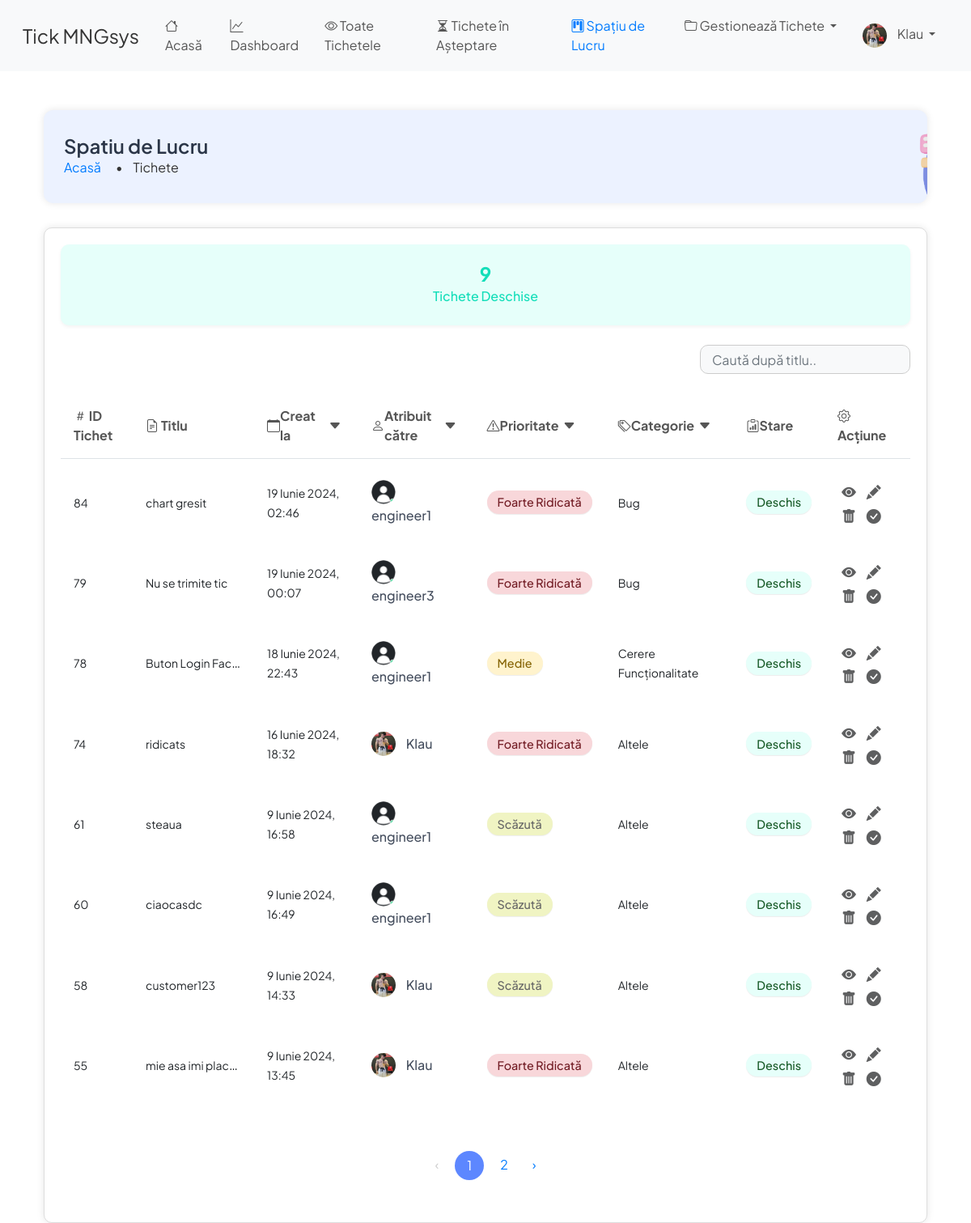
The page /ticket/workspace/ (signed in) on the database as committed earlier.
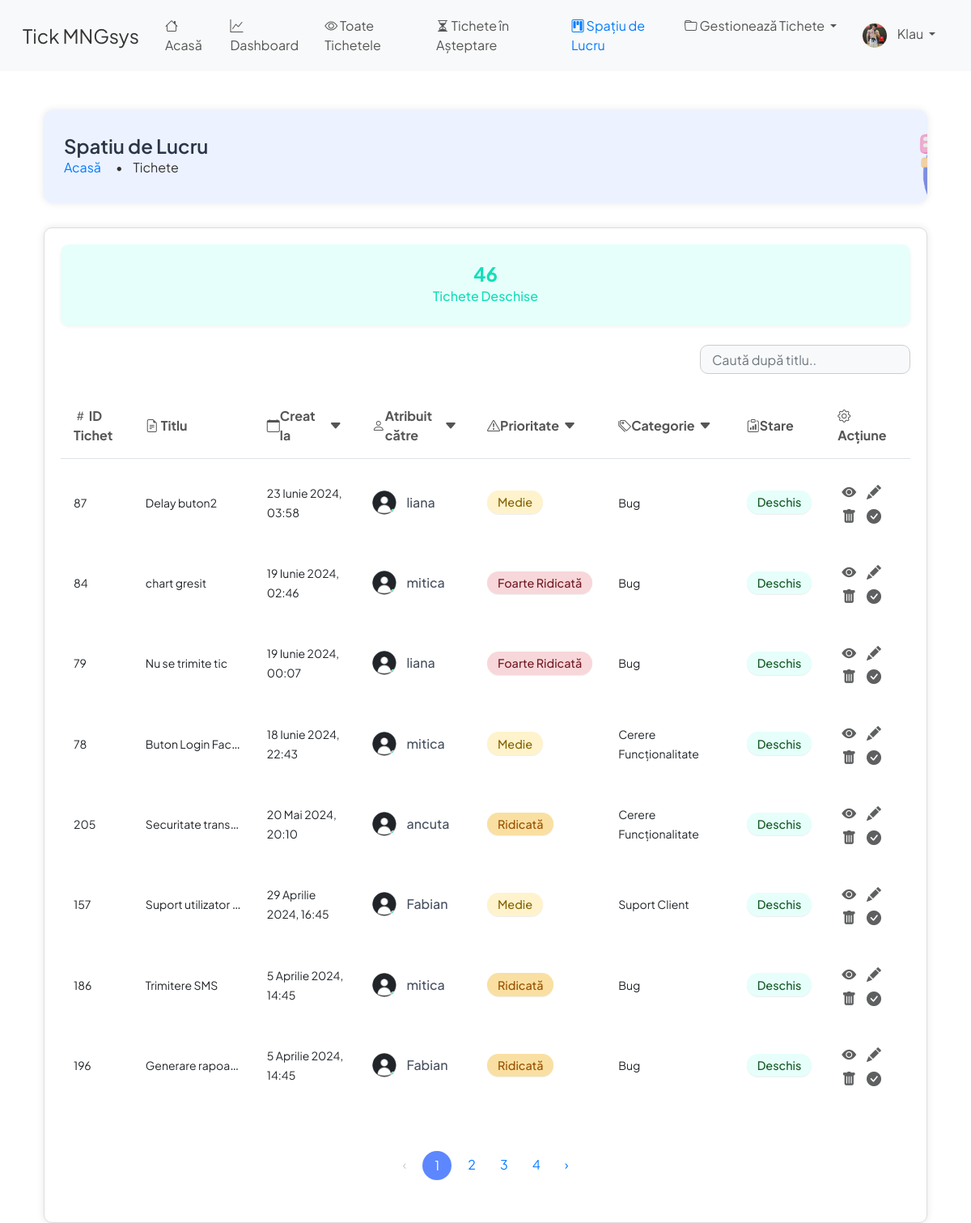
The same page on the database as committed later.
### ticket/models.py (models this page shows, shortened)
class Ticket(models.Model):
    PRIORITY_CHOICES = (
        ('Very Low', 'Foarte Scăzut'),
        ('Low', 'Scăzut'),
        ('Medium', 'Mediu'),
        ('High', 'Ridicat'),
        ('Very High', 'Foarte Ridicat'),
    )
    CATEGORY_CHOICES = (
        ('Bug', 'Bug'),
        ('Feature Request', 'Cerere Funcționalitate'),
        ('Customer Support', 'Suport Client'),
        ('Sales', 'Vânzări'),
        ('Feedback', 'Feedback'),
        ('Other', 'Altele'),
    )
    STATUS_CHOICES = (
        ('Active', 'Activ'),
        ('Completed', 'Completat'),
        ('Pending', 'În așteptare'),
    )
    id = models.AutoField(primary_key=True)
    title = models.CharField(max_length=100, validators=[MaxLengthValidator(100)], unique=True)
    description = models.TextField()
    priority = models.CharField(max_length=9, choices=PRIORITY_CHOICES, default='Low')
    category = models.CharField(max_length=20, choices=CATEGORY_CHOICES, default='Other')
    created_by = models.ForeignKey(User, on_delete=models.CASCADE, related_name='tickets_created', editable=False)
    date_created = models.DateTimeField(auto_now_add=True)
    assigned_to = models.ForeignKey(User, on_delete=models.DO_NOTHING, null=True, blank=True,
                                    related_name='tickets_assigned')
    is_resolved = models.BooleanField(default=False)
    accepted_date = models.DateTimeField(null=True, blank=True)
    closed_date = models.DateTimeField(null=True, blank=True)
    ticket_status = models.CharField(max_length=20, choices=STATUS_CHOICES, default='Pending')
    updated_at = models.DateTimeField(auto_now=True)
    class Meta:
        verbose_name = "Ticket"
        verbose_name_plural = "Tickets"
        ordering = ['-date_created']
        unique_together = ('title', 'created_by')
        indexes = [
            models.Index(fields=['priority']),
            models.Index(fields=['category']),
            models.Index(fields=['ticket_status']),
            models.Index(fields=['date_created']),
            models.Index(fields=['updated_at']),
        ]

### users/models.py (models this page shows, shortened)
class User(AbstractUser):
    is_customer = models.BooleanField(default=False)
    is_engineer = models.BooleanField(default=False)
    is_admin = models.BooleanField(default=False)  # New field for admin users
    profile_image = models.ImageField(upload_to='profile_images/', default='profile_images/default.png')

### ticket/views.py (the view)
# urls.py: path('workspace/', views.workspace, name='workspace'),
@login_required
def workspace(request):
    date = request.GET.get('date')
    assigned_to = request.GET.get('assigned_to')
    priority = request.GET.get('priority')
    category = request.GET.get('category')
    search_query = request.GET.get('search', '')
    if request.user.is_superuser or request.user.is_admin:
        tickets = Ticket.objects.filter(is_resolved=False, ticket_status='Active')
    elif request.user.is_engineer:
        tickets = Ticket.objects.filter(is_resolved=False, ticket_status='Active', assigned_to=request.user)
    else:
        tickets = Ticket.objects.none()
    if date:
        tickets = tickets.filter(date_created=date)
    if assigned_to:
        tickets = tickets.filter(assigned_to__username__icontains=assigned_to)
    if priority:
        tickets = tickets.filter(priority=priority)
    if category:
        tickets = tickets.filter(category=category)
    if search_query:
        tickets = tickets.filter(Q(title__icontains=search_query) | Q(id__icontains=search_query))
    open_tickets = tickets.count()
    paginator = Paginator(tickets, 8)  # Show 8 tickets per page
    page = request.GET.get('page')
    try:
        tickets = paginator.page(page)
    except PageNotAnInteger:
        tickets = paginator.page(1)
    except EmptyPage:
        tickets = paginator.page(paginator.num_pages)
    context = {
        'tickets': tickets,
        'open_tickets': open_tickets,
        'page': page,
        'search_query': search_query,  # Add search query to context
    }
    return render(request, 'ticket/workspace.html', context)

### templates/ticket/workspace.html (shortened to what the changed rows need)
{% extends 'base.html' %}
{% load static %}
{% block content %}
    <div class="container mt-5">
        <div class="header-box">
            <div class="header-content">
                <h1 class="header-title">Spatiu de Lucru</h1>
            </div>
        </div>
        <div class="content-box">
            <div class="row">
                <div class="col-md-12 mb-4">
                    <div class="card text-center bg-open-tickets ticket-card"
                         onclick="window.location.href='?status=Active'">
                        <div class="card-body ticket-card-body">
                            <p class="card-number ticket-card-number mb-0">{{ open_tickets }}</p>
                            <h5 class="card-title ticket-card-title mt-0">Tichete Deschise</h5>
                        </div>
                    </div>
                </div>
                <form method="get" action="{% url 'workspace' %}">
                    <div class="table-responsive">
                        <table class="table table-hover" id="ticketTable">
                            <thead class="thead-light">
                            <tr>
                                <th scope="col"><i class="bi bi-hash"></i> ID Tichet</th>
                                <th scope="col"><i class="bi bi-file-earmark-text"></i> Titlu</th>
                                <th scope="col">
                                    <div class="filter-header">
                                        <i class="bi bi-calendar"></i> Creat la
                                        <div class="dropdown">
                                            <i class="bi bi-caret-down-fill filter-arrow" id="dropdownDate"
                                               data-bs-toggle="dropdown" aria-expanded="false"></i>
                                        </div>
                                    </div>
                                </th>
                                <th scope="col">
                                    <div class="filter-header">
                                        <i class="bi bi-person"></i> Atribuit către
                                        <div class="dropdown">
                                            <i class="bi bi-caret-down-fill filter-arrow" id="dropdownAssignedTo"
                                               data-bs-toggle="dropdown" aria-expanded="false"></i>
                                        </div>
                                    </div>
                                </th>
                                <th scope="col">
                                    <div class="filter-header">
                                        <i class="bi bi-exclamation-triangle"></i> Prioritate
                                        <div class="dropdown">
                                            <i class="bi bi-caret-down-fill filter-arrow" id="dropdownPriority"
                                               data-bs-toggle="dropdown" aria-expanded="false"></i>
                                        </div>
                                    </div>
                                </th>
                                <th scope="col">
                                    <div class="filter-header">
                                        <i class="bi bi-tags"></i> Categorie
                                        <div class="dropdown">
                                            <i class="bi bi-caret-down-fill filter-arrow" id="dropdownCategory"
                                               data-bs-toggle="dropdown" aria-expanded="false"></i>
                                        </div>
                                    </div>
                                </th>
                                <th scope="col">
                                    <div class="filter-header">
                                        <i class="bi bi-clipboard-data"></i> Stare
                                    </div>
                                <th scope="col">
                                    <div id="actionIcon" class="action-icon">
                                        <i class="bi bi-gear"></i> Acțiune
                                    </div>
                                </th>
                            </tr>
                            </thead>
                            <tbody>
                            {% for ticket in tickets %}
                                <tr class="ticket-row" data-status="{{ ticket.ticket_status|lower }}">
                                    <td><small>{{ ticket.id }}</small></td>
                                    <td class="truncate"><small>{{ ticket.title }}</small></td>
                                    <td><small>{{ ticket.date_created }}</small></td>
                                    <td>
                                        {% if ticket.assigned_to %}
                                            <img src="{{ ticket.assigned_to.profile_image.url }}"
                                                 alt="Imagine Profil al {{ ticket.assigned_to.username }}"
                                                 class="profile-image">
                                            <span class="assigned-username">{{ ticket.assigned_to.username }}</span>
                                        {% else %}
                                            <small>Neatribuit</small>
                                        {% endif %}
                                    </td>
                                    <td>
                                        {% if ticket.priority == 'Very Low' %}
                                            <span class="badge badge-very-low">Foarte Scăzută</span>
                                        {% elif ticket.priority == 'Low' %}
                                            <span class="badge badge-low">Scăzută</span>
                                        {% elif ticket.priority == 'Medium' %}
                                            <span class="badge badge-medium">Medie</span>
                                        {% elif ticket.priority == 'High' %}
                                            <span class="badge badge-high">Ridicată</span>
                                        {% elif ticket.priority == 'Very High' %}
                                            <span class="badge badge-very-high">Foarte Ridicată</span>
                                        {% endif %}
                                    </td>
                                    <td><small>{{ ticket.get_category_display }}</small></td>
                                    <td>
                                        {% if ticket.ticket_status == 'Active' %}
                                            <span class="badge badge-open">Deschis</span>
                                        {% elif ticket.ticket_status == 'Pending' %}
                                            <span class="badge badge-pending">În Așteptare</span>
                                        {% elif ticket.ticket_status == 'Completed' %}
                                            <span class="badge badge-closed">Închis</span>
                                        {% endif %}
                                    </td>
                                    <td>
                                        <a href="{% url 'ticket-details' ticket.pk %}" class="btn btn-view btn-sm"
                                           title="Detalii">
                                            <i class="bi bi-eye-fill"></i>
                                        </a>
                                        {% if ticket.ticket_status == 'Completed' %}
                                            <span class="btn btn-edit btn-sm disabled" title="Editează">
                <i class="bi bi-pencil-fill text-muted"></i>
              </span>
                                        {% else %}
                                            <a href="{% url 'update-ticket' ticket.pk %}" class="btn btn-edit btn-sm"
                                               title="Editează">
                                                <i class="bi bi-pencil-fill"></i>
                                            </a>
                                        {% endif %}
                                        <a href="#" class="btn btn-delete btn-sm" data-bs-toggle="modal"
                                           data-bs-target="#deleteModal" data-ticket-id="{{ ticket.pk }}"
                                           title="Șterge">
                                            <i class="bi bi-trash-fill"></i>
                                        </a>
                                        <a href="{% url 'close-ticket' ticket.pk %}" class="btn btn-accept btn-sm"
                                           title="Rezolvă">
                                            <i class="bi bi-check-circle-fill"></i>
                                        </a>
                                    </td>
                                </tr>
                            {% endfor %}
                            </tbody>
                        </table>
                    </div>
                </form>
                <div class="pagination-container">
                    <nav aria-label="Navigare pagină exemplu">
                        <ul class="pagination">
                            {% for num in tickets.paginator.page_range %}
                                {% if num > tickets.number|add:'-4' and num < tickets.number|add:'4' %}
                                    {% if tickets.number == num %}
                                        <li class="page-item active"><a class="page-link" href="#">{{ num }}</a></li>
                                    {% else %}
                                        <li class="page-item"><a class="page-link" href="?page=
                                                {{ num }}">{{ num }}</a>
                                        </li>
                                    {% endif %}
                                {% endif %}
                            {% endfor %}
                        </ul>
                    </nav>
                </div>
            </div>
        </div>
    </div>
{% endblock content %}

Rows that differ between the two databases and show on the page:
removed Ticket: id "74", title "ridicats", date_created "16 Iunie 2024, 18:32", assigned_to.profile_image (picture), assigned_to.username "Klau", priority "Foarte Ridicată", category "Altele", ticket_status "Deschis"
no longer on this page (row edited): Ticket: id "61", title "steaua", date_created "9 Iunie 2024, 16:58", assigned_to.profile_image (placeholder picture), assigned_to.username "engineer1", priority "Scăzută", category "Altele", ticket_status "Deschis"
no longer on this page (row edited): Ticket: id "60", title "ciaocasdc", date_created "9 Iunie 2024, 16:49", assigned_to.profile_image (placeholder picture), assigned_to.username "engineer1", priority "Scăzută", category "Altele", ticket_status "Deschis"
removed Ticket: id "58", title "customer123", date_created "9 Iunie 2024, 14:33", assigned_to.profile_image (picture), assigned_to.username "Klau", priority "Scăzută", category "Altele", ticket_status "Deschis"
removed Ticket: id "55", title "mie asa imi plac…", date_created "9 Iunie 2024, 13:45", assigned_to.profile_image (picture), assigned_to.username "Klau", priority "Foarte Ridicată", category "Altele", ticket_status "Deschis"
now on this page (row edited): Ticket: id "87", title "Delay buton2", date_created "23 Iunie 2024, 03:58", assigned_to.profile_image (placeholder picture), assigned_to.username "liana", priority "Medie", category "Bug", ticket_status "Deschis"
changed Ticket "chart gresit": assigned_to.username "engineer1" → "mitica"
changed Ticket "Nu se trimite tic": assigned_to.username "engineer3" → "liana"
changed Ticket "18 Iunie 2024, 22:43": assigned_to.username "engineer1" → "mitica"
added Ticket: id "205", title "Securitate trans…", date_created "20 Mai 2024, 20:10", assigned_to.profile_image (placeholder picture), assigned_to.username "ancuta", priority "Ridicată", category "Cerere Funcționalitate", ticket_status "Deschis"
added Ticket: id "157", title "Suport utilizator…", date_created "29 Aprilie 2024, 16:45", assigned_to.profile_image (placeholder picture), assigned_to.username "Fabian", priority "Medie", category "Suport Client", ticket_status "Deschis"
added Ticket: id "186", title "Trimitere SMS", date_created "5 Aprilie 2024, 14:45", assigned_to.profile_image (placeholder picture), assigned_to.username "mitica", priority "Ridicată", category "Bug", ticket_status "Deschis"
added Ticket: id "196", title "Generare rapoa…", date_created "5 Aprilie 2024, 14:45", assigned_to.profile_image (placeholder picture), assigned_to.username "Fabian", priority "Ridicată", category "Bug", ticket_status "Deschis"
Other text that changed with them:
{{ open_tickets }}: "9" → "46"
new list line: "3"
new list line: "4"
